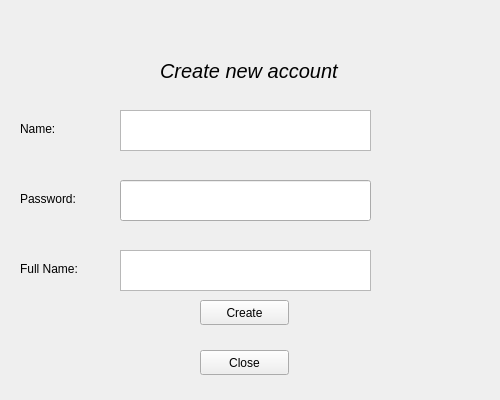
<?xml version="1.0" encoding="UTF-8"?>
<ui version="4.0">
 <class>QCreateAccount</class>
 <widget class="QWidget" name="QCreateAccount">
  <property name="enabled">
   <bool>true</bool>
  </property>
  <property name="geometry">
   <rect>
    <x>0</x>
    <y>0</y>
    <width>500</width>
    <height>400</height>
   </rect>
  </property>
  <property name="windowTitle">
   <string>Form</string>
  </property>
  <widget class="QLabel" name="newAccountLabel">
   <property name="geometry">
    <rect>
     <x>160</x>
     <y>40</y>
     <width>181</width>
     <height>61</height>
    </rect>
   </property>
   <property name="font">
    <font>
     <pointsize>15</pointsize>
     <italic>true</italic>
    </font>
   </property>
   <property name="text">
    <string>Create new account</string>
   </property>
  </widget>
  <widget class="QPlainTextEdit" name="nameInput">
   <property name="geometry">
    <rect>
     <x>120</x>
     <y>110</y>
     <width>251</width>
     <height>41</height>
    </rect>
   </property>
  </widget>
  <widget class="QPlainTextEdit" name="fullNameInput">
   <property name="geometry">
    <rect>
     <x>120</x>
     <y>250</y>
     <width>251</width>
     <height>41</height>
    </rect>
   </property>
  </widget>
  <widget class="QLabel" name="nameLabel">
   <property name="geometry">
    <rect>
     <x>20</x>
     <y>120</y>
     <width>67</width>
     <height>17</height>
    </rect>
   </property>
   <property name="text">
    <string>Name:</string>
   </property>
  </widget>
  <widget class="QLabel" name="passLabel">
   <property name="geometry">
    <rect>
     <x>20</x>
     <y>190</y>
     <width>71</width>
     <height>17</height>
    </rect>
   </property>
   <property name="text">
    <string>Password:</string>
   </property>
  </widget>
  <widget class="QLabel" name="fullNameLabel">
   <property name="geometry">
    <rect>
     <x>20</x>
     <y>260</y>
     <width>81</width>
     <height>17</height>
    </rect>
   </property>
   <property name="text">
    <string>Full Name:</string>
   </property>
  </widget>
  <widget class="QPushButton" name="createButton">
   <property name="geometry">
    <rect>
     <x>200</x>
     <y>300</y>
     <width>89</width>
     <height>25</height>
    </rect>
   </property>
   <property name="text">
    <string>Create</string>
   </property>
  </widget>
  <widget class="QPushButton" name="closeButton">
   <property name="geometry">
    <rect>
     <x>200</x>
     <y>350</y>
     <width>89</width>
     <height>25</height>
    </rect>
   </property>
   <property name="text">
    <string>Close</string>
   </property>
  </widget>
  <widget class="QLineEdit" name="passInput">
   <property name="geometry">
    <rect>
     <x>120</x>
     <y>180</y>
     <width>251</width>
     <height>41</height>
    </rect>
   </property>
   <property name="echoMode">
    <enum>QLineEdit::Password</enum>
   </property>
  </widget>
 </widget>
 <resources/>
 <connections/>
</ui>
